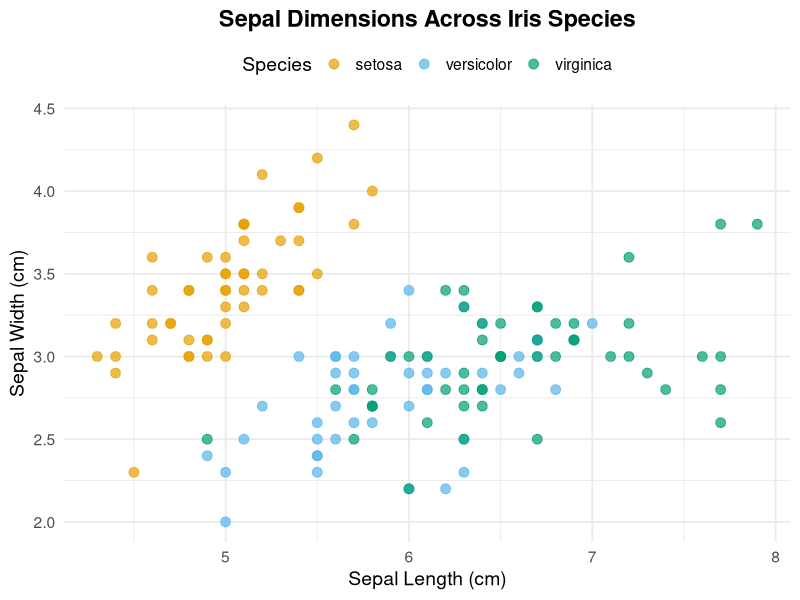
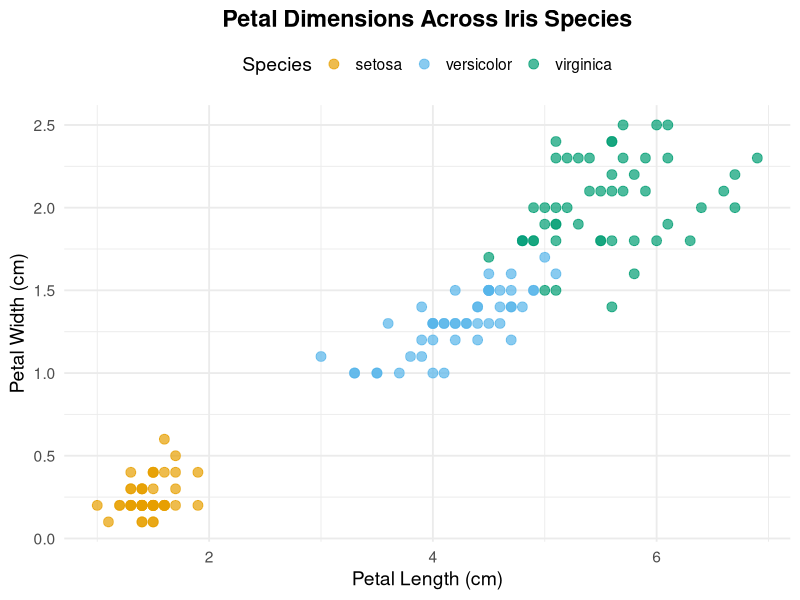
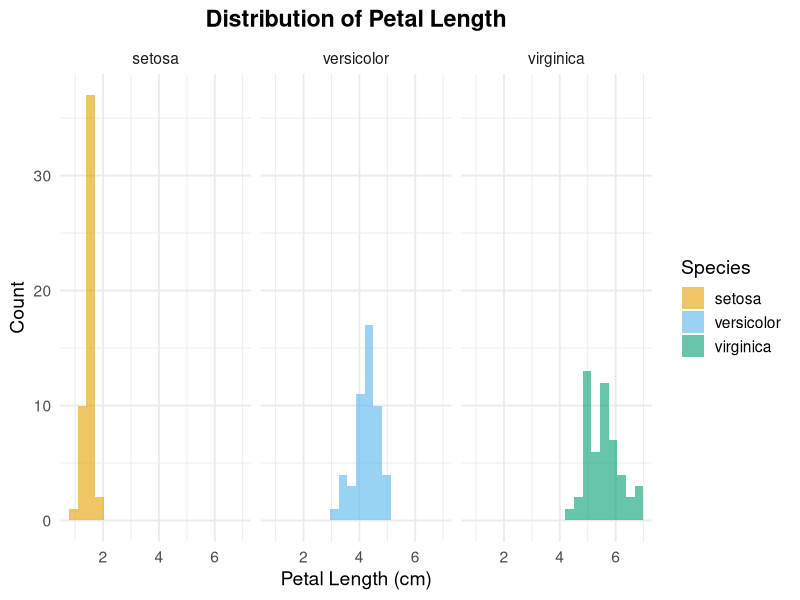
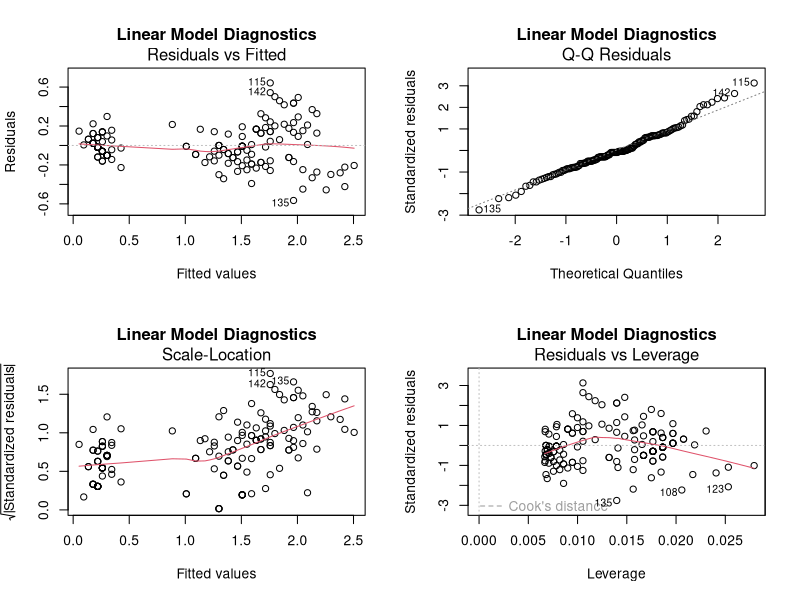

Source code (R) for these figures, in order:
## ---- chunk 1
#| label: setup
#| message: false

# Load required packages
library(dplyr)
library(ggplot2)
library(knitr)

# Set options
options(scipen = 999)  # Avoid scientific notation
knitr::opts_chunk$set(
  fig.width = 8,
  fig.height = 6,
  fig.align = "center",
  dpi = 300
)
## ---- chunk 2
#| label: load-data

# Using built-in iris dataset
data <- iris

# Show dimensions
cat("Dataset dimensions:", nrow(data), "rows x", ncol(data), "columns\n")
## ---- chunk 3
#| label: data-structure

# Display structure
str(data)

# Summary statistics
summary(data)
## ---- chunk 4
#| label: data-preview

# First few rows
kable(head(data, 10),
      caption = "First 10 rows of iris dataset")
## ---- chunk 5
#| label: species-distribution

# Count by species
species_counts <- data |>
  group_by(Species) |>
  summarise(Count = n())

kable(species_counts,
      caption = "Sample sizes by species")
## ---- chunk 6
#| label: summary-by-species

# Calculate means for each measurement
species_summary <- data |>
  group_by(Species) |>
  summarise(
    Mean_Sepal_Length = mean(Sepal.Length),
    Mean_Sepal_Width = mean(Sepal.Width),
    Mean_Petal_Length = mean(Petal.Length),
    Mean_Petal_Width = mean(Petal.Width)
  )

kable(species_summary,
      digits = 2,
      caption = "Average measurements by species")
## ---- chunk 7
#| label: fig-sepal
#| fig-cap: "Sepal dimensions across species"

ggplot(data, aes(x = Sepal.Length, y = Sepal.Width, color = Species)) +
  geom_point(size = 3, alpha = 0.7) +
  scale_color_manual(values = c("setosa" = "#E69F00",
                                  "versicolor" = "#56B4E9",
                                  "virginica" = "#009E73")) +
  labs(
    title = "Sepal Dimensions Across Iris Species",
    x = "Sepal Length (cm)",
    y = "Sepal Width (cm)"
  ) +
  theme_minimal(base_size = 14) +
  theme(
    plot.title = element_text(face = "bold", hjust = 0.5),
    legend.position = "top"
  )
## ---- chunk 8
#| label: fig-petal
#| fig-cap: "Petal dimensions across species"

ggplot(data, aes(x = Petal.Length, y = Petal.Width, color = Species)) +
  geom_point(size = 3, alpha = 0.7) +
  scale_color_manual(values = c("setosa" = "#E69F00",
                                  "versicolor" = "#56B4E9",
                                  "virginica" = "#009E73")) +
  labs(
    title = "Petal Dimensions Across Iris Species",
    x = "Petal Length (cm)",
    y = "Petal Width (cm)"
  ) +
  theme_minimal(base_size = 14) +
  theme(
    plot.title = element_text(face = "bold", hjust = 0.5),
    legend.position = "top"
  )
## ---- chunk 9
#| label: fig-distributions
#| fig-cap: "Distribution of petal length by species"
#| fig-width: 10
#| fig-height: 6

ggplot(data, aes(x = Petal.Length, fill = Species)) +
  geom_histogram(bins = 20, alpha = 0.6, position = "identity") +
  scale_fill_manual(values = c("setosa" = "#E69F00",
                                 "versicolor" = "#56B4E9",
                                 "virginica" = "#009E73")) +
  labs(
    title = "Distribution of Petal Length",
    x = "Petal Length (cm)",
    y = "Count"
  ) +
  theme_minimal(base_size = 14) +
  theme(
    plot.title = element_text(face = "bold", hjust = 0.5)
  ) +
  facet_wrap(~ Species, ncol = 3)
## ---- chunk 10
#| label: correlations

# Calculate correlation matrix for numeric variables
numeric_vars <- data |> select(-Species)
cor_matrix <- cor(numeric_vars)

kable(cor_matrix,
      digits = 3,
      caption = "Correlation matrix of iris measurements")
## ---- chunk 11
#| label: linear-model

# Fit a model predicting petal width from petal length
model <- lm(Petal.Width ~ Petal.Length, data = data)

# Summary
summary(model)
## ---- chunk 12
#| label: fig-diagnostics
#| fig-cap: "Model diagnostic plots"
#| fig-width: 10
#| fig-height: 8

par(mfrow = c(2, 2))
plot(model, main = "Linear Model Diagnostics")
par(mfrow = c(1, 1))
## ---- chunk 13
#| label: species-characteristics

# Create summary table
final_summary <- data |>
  group_by(Species) |>
  summarise(
    Sample_Size = n(),
    Avg_Petal_Length = mean(Petal.Length),
    Avg_Petal_Width = mean(Petal.Width),
    SD_Petal_Length = sd(Petal.Length)
  )

kable(final_summary,
      digits = 2,
      caption = "Final species characteristics summary")
## ---- chunk 14
#| label: session-info

sessionInfo()
